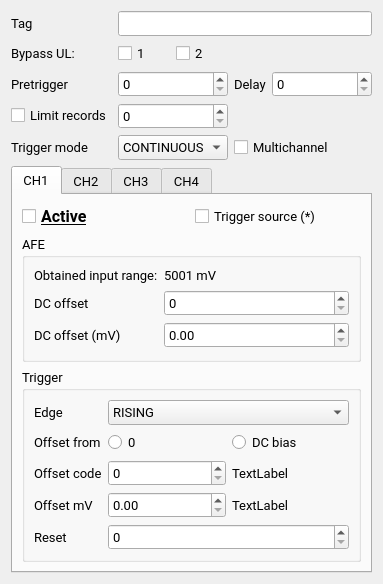
<?xml version="1.0" encoding="UTF-8"?>
<ui version="4.0">
 <class>AcquisitionSettings</class>
 <widget class="QWidget" name="AcquisitionSettings">
  <property name="geometry">
   <rect>
    <x>0</x>
    <y>0</y>
    <width>373</width>
    <height>519</height>
   </rect>
  </property>
  <property name="font">
   <font>
    <family>Roboto</family>
    <pointsize>10</pointsize>
   </font>
  </property>
  <property name="windowTitle">
   <string>Form</string>
  </property>
  <layout class="QGridLayout" name="gridLayout" columnstretch="0,1,0,1" columnminimumwidth="0,100,0,100">
   <item row="4" column="1">
    <widget class="QSpinBox" name="spinBox_3"/>
   </item>
   <item row="6" column="2" colspan="2">
    <widget class="QCheckBox" name="checkBox_6">
     <property name="text">
      <string>Multichannel</string>
     </property>
    </widget>
   </item>
   <item row="6" column="0">
    <widget class="QLabel" name="label_6">
     <property name="text">
      <string>Trigger mode</string>
     </property>
    </widget>
   </item>
   <item row="0" column="0">
    <widget class="QLabel" name="label_4">
     <property name="text">
      <string>Tag</string>
     </property>
    </widget>
   </item>
   <item row="4" column="0">
    <widget class="QCheckBox" name="checkBox_3">
     <property name="text">
      <string>Limit records</string>
     </property>
    </widget>
   </item>
   <item row="2" column="1">
    <layout class="QHBoxLayout" name="horizontalLayout">
     <item>
      <widget class="QCheckBox" name="checkBox">
       <property name="text">
        <string>1</string>
       </property>
      </widget>
     </item>
     <item>
      <widget class="QCheckBox" name="checkBox_2">
       <property name="text">
        <string>2</string>
       </property>
      </widget>
     </item>
    </layout>
   </item>
   <item row="0" column="1" colspan="3">
    <widget class="QLineEdit" name="lineEdit"/>
   </item>
   <item row="8" column="0" colspan="4">
    <widget class="QTabWidget" name="tabWidget">
     <property name="currentIndex">
      <number>0</number>
     </property>
     <widget class="QWidget" name="tab">
      <attribute name="title">
       <string>CH1</string>
      </attribute>
      <layout class="QVBoxLayout" name="verticalLayout" stretch="0,0,0">
       <item>
        <layout class="QHBoxLayout" name="horizontalLayout_5">
         <item>
          <widget class="QCheckBox" name="checkBox_4">
           <property name="font">
            <font>
             <family>Roboto</family>
             <pointsize>12</pointsize>
             <weight>75</weight>
             <bold>true</bold>
             <underline>true</underline>
             <kerning>true</kerning>
            </font>
           </property>
           <property name="text">
            <string>Active</string>
           </property>
          </widget>
         </item>
         <item>
          <widget class="QCheckBox" name="checkBox_5">
           <property name="text">
            <string>Trigger source (*)</string>
           </property>
          </widget>
         </item>
        </layout>
       </item>
       <item>
        <widget class="QGroupBox" name="groupBox_2">
         <property name="title">
          <string>AFE</string>
         </property>
         <layout class="QGridLayout" name="gridLayout_3">
          <item row="1" column="0">
           <layout class="QFormLayout" name="formLayout_2">
            <item row="1" column="0">
             <widget class="QLabel" name="label_21">
              <property name="text">
               <string>DC offset</string>
              </property>
             </widget>
            </item>
            <item row="0" column="0">
             <widget class="QLabel" name="label_19">
              <property name="text">
               <string>Obtained input range:</string>
              </property>
             </widget>
            </item>
            <item row="0" column="1">
             <widget class="QLabel" name="label_20">
              <property name="text">
               <string>5001 mV</string>
              </property>
             </widget>
            </item>
            <item row="1" column="1">
             <widget class="QSpinBox" name="spinBox_6"/>
            </item>
            <item row="2" column="0">
             <widget class="QLabel" name="label">
              <property name="text">
               <string>DC offset (mV)</string>
              </property>
             </widget>
            </item>
            <item row="2" column="1">
             <widget class="QDoubleSpinBox" name="doubleSpinBox_2"/>
            </item>
           </layout>
          </item>
         </layout>
        </widget>
       </item>
       <item>
        <widget class="QGroupBox" name="groupBox">
         <property name="title">
          <string>Trigger</string>
         </property>
         <layout class="QGridLayout" name="gridLayout_2">
          <item row="5" column="0">
           <layout class="QFormLayout" name="formLayout">
            <item row="0" column="0">
             <widget class="QLabel" name="label_7">
              <property name="text">
               <string>Edge</string>
              </property>
             </widget>
            </item>
            <item row="0" column="1">
             <widget class="QComboBox" name="comboBox_2">
              <item>
               <property name="text">
                <string>RISING</string>
               </property>
              </item>
              <item>
               <property name="text">
                <string>FALLING</string>
               </property>
              </item>
              <item>
               <property name="text">
                <string>BOTH</string>
               </property>
              </item>
             </widget>
            </item>
            <item row="1" column="0">
             <widget class="QLabel" name="label_12">
              <property name="text">
               <string>Offset from</string>
              </property>
             </widget>
            </item>
            <item row="1" column="1">
             <layout class="QHBoxLayout" name="horizontalLayout_2">
              <item>
               <widget class="QRadioButton" name="radioButton">
                <property name="text">
                 <string>0</string>
                </property>
               </widget>
              </item>
              <item>
               <widget class="QRadioButton" name="radioButton_2">
                <property name="text">
                 <string>DC bias</string>
                </property>
               </widget>
              </item>
             </layout>
            </item>
            <item row="3" column="0">
             <widget class="QLabel" name="label_13">
              <property name="text">
               <string>Offset mV</string>
              </property>
             </widget>
            </item>
            <item row="4" column="0">
             <widget class="QLabel" name="label_11">
              <property name="text">
               <string>Reset</string>
              </property>
             </widget>
            </item>
            <item row="2" column="0">
             <widget class="QLabel" name="label_16">
              <property name="text">
               <string>Offset code</string>
              </property>
             </widget>
            </item>
            <item row="2" column="1">
             <layout class="QHBoxLayout" name="horizontalLayout_3">
              <item>
               <widget class="QSpinBox" name="spinBox_4"/>
              </item>
              <item>
               <widget class="QLabel" name="label_17">
                <property name="text">
                 <string>TextLabel</string>
                </property>
               </widget>
              </item>
             </layout>
            </item>
            <item row="3" column="1">
             <layout class="QHBoxLayout" name="horizontalLayout_4">
              <item>
               <widget class="QDoubleSpinBox" name="doubleSpinBox"/>
              </item>
              <item>
               <widget class="QLabel" name="label_18">
                <property name="text">
                 <string>TextLabel</string>
                </property>
               </widget>
              </item>
             </layout>
            </item>
            <item row="4" column="1">
             <widget class="QSpinBox" name="spinBox_5"/>
            </item>
           </layout>
          </item>
         </layout>
        </widget>
       </item>
      </layout>
     </widget>
     <widget class="QWidget" name="tab_2">
      <attribute name="title">
       <string>CH2</string>
      </attribute>
     </widget>
     <widget class="QWidget" name="tab_3">
      <attribute name="title">
       <string>CH3</string>
      </attribute>
     </widget>
     <widget class="QWidget" name="tab_4">
      <attribute name="title">
       <string>CH4</string>
      </attribute>
     </widget>
    </widget>
   </item>
   <item row="3" column="3">
    <widget class="QSpinBox" name="spinBox_2"/>
   </item>
   <item row="6" column="1">
    <widget class="QComboBox" name="comboBox">
     <item>
      <property name="text">
       <string>CONTINUOUS</string>
      </property>
     </item>
     <item>
      <property name="text">
       <string>SOFTWARE</string>
      </property>
     </item>
     <item>
      <property name="text">
       <string>LEVEL</string>
      </property>
     </item>
     <item>
      <property name="text">
       <string>EXTERNAL</string>
      </property>
     </item>
    </widget>
   </item>
   <item row="3" column="0">
    <widget class="QLabel" name="label_9">
     <property name="text">
      <string>Pretrigger</string>
     </property>
    </widget>
   </item>
   <item row="2" column="0">
    <widget class="QLabel" name="label_8">
     <property name="text">
      <string>Bypass UL:</string>
     </property>
    </widget>
   </item>
   <item row="3" column="2">
    <widget class="QLabel" name="label_10">
     <property name="text">
      <string>Delay</string>
     </property>
    </widget>
   </item>
   <item row="3" column="1">
    <widget class="QSpinBox" name="spinBox"/>
   </item>
   <item row="9" column="0">
    <spacer name="verticalSpacer">
     <property name="orientation">
      <enum>Qt::Vertical</enum>
     </property>
     <property name="sizeHint" stdset="0">
      <size>
       <width>20</width>
       <height>40</height>
      </size>
     </property>
    </spacer>
   </item>
  </layout>
 </widget>
 <resources/>
 <connections/>
</ui>
